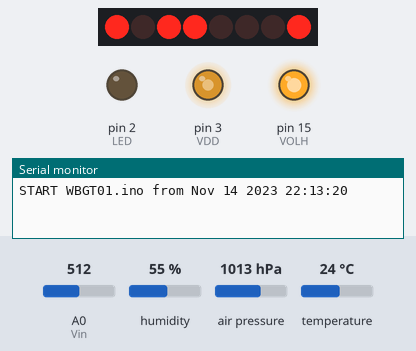
Simulated run of this sketch. Board: Arduino Nano, built with avr-gcc and run on an emulated ATmega328P. Parts: 8 port-expander outputs drawn as a row of LEDs (first output left, lit = HIGH), output pins drawn as LEDs (lit = HIGH), the last lines printed to the serial monitor. Wiring (inferred from the names in the program): PCF8574 port expander at I2C address 0x3E; BME280 sensor at I2C address 0x76. Wiring (inferred from the signals the program sends): row of LEDs: on Q0, Q1, Q2, Q3, Q4, Q5, Q6, Q7. Dashed ring = blinking. Inputs (shaded band) come from the test bench; at power-on: humidity 55 %, temperature 24 °C, A0 (Vin) = 512, air pressure 1013 hPa.

Above: at 2.1 s.
2.2 s: humidity set to 88 %
4.5 s: temperature set to 33 °C
At 4.96 s:
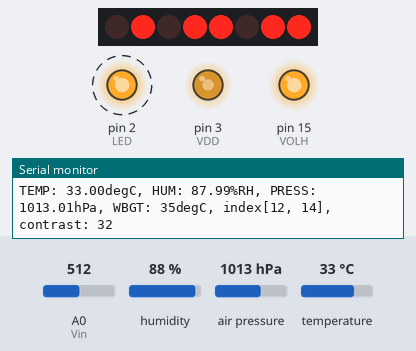
6.0 s: humidity set to 22 %
At 7.6 s:
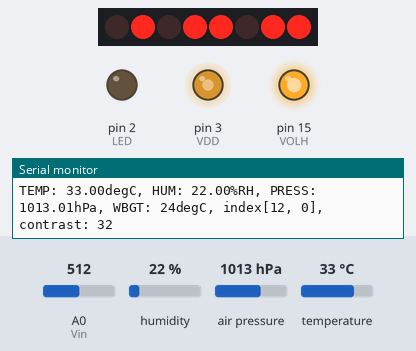
Timing chart, 0 to 13.5 s (numbered marks = the images above; inputs shaded):
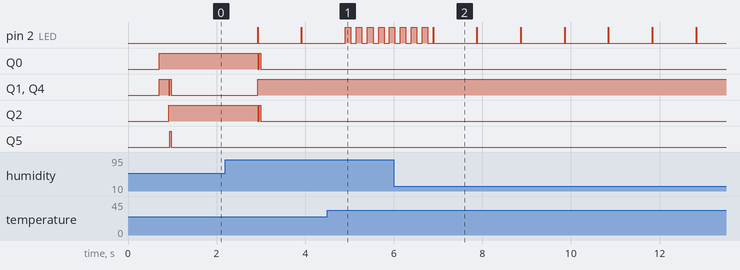

Measured:
- after the input at 4.5 s, pin 2 (LED): alternates HIGH for 0.13 s and LOW for 0.13 s, starting after 0.53 s
- by itself, pin 2 (LED): alternates HIGH for 0.01 s and LOW for 0.98 s

The sketch:

WBGT01.ino
```cpp
// BME280で測定した屋内の温湿度を元に暑さ指数WBGTを求め、秋月電子8x2LCDに表示する
// 2020/08/27 by パドラッパ (twitter: @pado3)
// 2020/08/30 LCDとBME280のVddをVcc固定から電圧可変にした（3.3V品はPWM=168）
// 2020/09/22 カラーLEDを点けるのに失敗。赤色LEDを13から移動して上半分で完結させた
// 参考:
// 屋内での暑さ指数（指針の図2） http://seikishou.jp/heatstroke.html
// 使用した旧Arduino nano https://www.switch-science.com/catalog/750/
// LCDの商品ページ・使い方 https://www.switch-science.com/catalog/1405/
// BME280の商品ページ・使い方 https://www.switch-science.com/catalog/2236/
#include <Wire.h>

// pin assign
#define LED   2     // LED @ D13 (2.2k)
#define VDD   3     // センサ・液晶用のVdd @ D3
#define Vin  14     // LCD VolumeのADC @ D14=A0
#define VOLH 15     // LCD VolumeのH側 @ D15=A1 (10k), LはGND直結
#define sdaPin 18   // Arduino A4
#define sclPin 19   // Arduino A5
// I2C addresses
#define LCDadr 0x3e // LCD address, fixed
#define BMEadr 0x76 // BME280 address, SDO:L

float Vdd_V = 3.3;  // センサ・液晶のVdd電圧 3.3V or 5.0V in typical
byte contrast = 10; // LCDコントラスト(0～63)、初期値10
boolean splash = false; // Indoor use message
unsigned long int hum_raw,temp_raw,pres_raw;
signed long int t_fine;
uint16_t dig_T1;
 int16_t dig_T2;
 int16_t dig_T3;
uint16_t dig_P1;
 int16_t dig_P2;
 int16_t dig_P3;

 int16_t dig_P4;
 int16_t dig_P5;
 int16_t dig_P6;
 int16_t dig_P7;
 int16_t dig_P8;
 int16_t dig_P9;
 int8_t  dig_H1;
 int16_t dig_H2;
 int8_t  dig_H3;
 int16_t dig_H4;
 int16_t dig_H5;
 int8_t  dig_H6;

void setup() {
  // Contrast reader setup
  pinMode(VDD,  OUTPUT);
  pinMode(VOLH, OUTPUT);
  pinMode(Vin,  INPUT);
  analogWrite(VDD, int(255*Vdd_V/5));    // LCDとBME280の電源電圧(value/255)*5V
  digitalWrite(VOLH, HIGH); // 5V
  contrast = analogRead(Vin) >> 4;  // ADC1024step ->4bit-> contrast64step

  // BME280 setup
  uint8_t osrs_t = 1;    // Temperature oversampling x 1
  uint8_t osrs_p = 1;    // Pressure oversampling x 1
  uint8_t osrs_h = 1;    // Humidity oversampling x 1
  uint8_t mode = 3;      // Normal mode
  uint8_t t_sb = 5;      // Tstandby 1000ms
  uint8_t filter = 0;    // Filter off
  uint8_t spi3w_en = 0;  // 3-wire SPI Disable
  uint8_t ctrl_meas_reg = (osrs_t << 5) | (osrs_p << 2) | mode;
  uint8_t config_reg    = (t_sb << 5) | (filter << 2) | spi3w_en;
  uint8_t ctrl_hum_reg  = osrs_h;
  Serial.begin(115200);
  delay(200);
  Serial.println();
  Serial.println(F("START " __FILE__ " from " __DATE__ " " __TIME__));

  Wire.begin();
  writeReg(0xF2,ctrl_hum_reg);
  writeReg(0xF4,ctrl_meas_reg);
  writeReg(0xF5,config_reg);
  readTrim();

  // LED setup
  pinMode(LED, OUTPUT);

  // LCD setup
  delay(500);
  lcd_cmd(0b00111000); // function set
  lcd_cmd(0b00111001); // function set
  lcd_cmd(0b00000100); // EntryModeSet
  lcd_cmd(0b00010100); // interval osc
  lcd_cmd(0b01110000 | (contrast & 0xF)); // contrast Low
  lcd_cmd(0b01011100 | ((contrast >> 4) & 0x3)); // contast High/icon/power
  lcd_cmd(0b01101100); // follower control
  delay(200);
  lcd_cmd(0b00111000); // function set
  lcd_cmd(0b00001100); // Display On
  lcd_cmd(0b00000001); // Clear Display
  delay(2);
}


void loop() {
  double temp_act = 0.0, press_act = 0.0, hum_act=0.0;
  signed long int temp_cal;
  unsigned long int press_cal, hum_cal;
  // 屋内専用であることのスプラッシュ表示 兼 BME280の初期化待ち
  if (!splash) {
    lcd_clear();
    lcd_setCursor(0, 0);
    lcd_printStr("WBGT use");
    lcd_setCursor(0, 1);
    lcd_printStr("  indoor");
    delay(2000);
    splash = true;
  }
  // BME280データの読み込み
  readData();
  // rawデータはreadData() の中で設定される
  temp_cal = calibration_T(temp_raw);
  hum_cal = calibration_H(hum_raw);
  press_cal = calibration_P(pres_raw);
  temp_act = (double)temp_cal / 100.0;
  hum_act = (double)hum_cal / 1024.0;
  press_act = (double)press_cal / 100.0;
  // WBGT計算のデバッグ用
  // temp_act = 40.0;
  // hum_act  = 99.0;
  // calc WBGT
  int W = calcWBGT(temp_act, hum_act);
  // シリアルモニタで確認できるようにしておく
  Serial.print("TEMP: ");
  Serial.print(temp_act);
  Serial.print("degC, HUM: ");
  Serial.print(hum_act);
  Serial.print("%RH, PRESS: ");
  Serial.print(press_act);
  Serial.print("hPa, WBGT: ");
  Serial.print(W);
  Serial.print("degC, index[");
  Serial.print(round(temp_act - 21));
  Serial.print(", ");
  Serial.print(round((hum_act - 20)/5));
  Serial.print("], contrast: ");
  Serial.println(contrast);
  // ここから表示
  lcd_clear();
  // WBGT
  lcd_setCursor(0, 0);
  lcd_printStr("WBGT ");
  if (W < 15) {
    lcd_printStr("--");
  } else {
    lcd_printInt(W);
  }
  lcd_printStr("C");
  // 温湿度
  char tmp[16];
  char hum[16];
  dtostrf(temp_act, 4, 1, tmp);
  dtostrf(hum_act, 2, 0, hum);
  lcd_setCursor(0, 1);
  lcd_printStr(tmp);
  lcd_printStr("C");
  lcd_printStr(hum);
  lcd_printStr("%");
  // LEDを同期点滅。危険のW>31で激しく点滅
  // ざっくり1秒ループにする。センサ読み込みが20msecぐらい。
  digitalWrite(LED, HIGH);  // ON
  if (W >= 31) {
    for (int i=0; i<3; i++) {
      delay(125);
      digitalWrite(LED, LOW);   // OFF
      delay(125);
      digitalWrite(LED, HIGH);  // ON
    }
    delay(125);
    digitalWrite(LED, LOW);   // OFF
    delay(105);
  } else {
    delay(10);
    digitalWrite(LED, LOW);   // OFF
    delay(970);
  }
  // コントラスト設定値をシリアルコンソールで確認する用。設定はリセット時のみ。
  contrast = analogRead(Vin) >> 4;
}

int calcWBGT(double temp, double hum) {
  // 上から下:21-40°C, 左から右:5ステップで20-100%RH
  int wbgt[20][17] = {
    {15,15,16,16,17,17,18,19,19,20,20,21,21,22,23,23,24},
    {15,16,17,17,18,18,19,19,20,21,21,22,22,23,24,24,25},
    {16,17,17,18,19,19,20,20,21,22,22,23,23,24,25,25,26},
    {17,18,18,19,19,20,21,21,22,22,23,24,24,25,26,26,27},
    {18,18,19,20,20,21,22,22,23,23,24,25,25,26,27,27,28},
    {18,19,20,20,21,22,22,23,24,24,25,26,26,27,28,28,29},
    {19,20,21,21,22,23,23,24,25,25,26,27,27,28,29,29,30},
    {20,21,21,22,23,23,24,25,25,26,27,28,28,29,30,30,31},
    {21,21,22,23,24,24,25,26,26,27,28,29,29,30,31,31,32},
    {21,22,23,24,24,25,26,27,27,28,29,29,30,31,32,32,33},
    {22,23,24,24,25,26,27,27,28,29,30,30,31,32,33,33,34},
    {23,24,25,25,26,27,28,28,29,30,31,31,32,33,34,34,35},
    {24,25,25,26,27,28,28,29,30,31,32,32,33,34,35,35,36},
    {25,25,26,27,28,29,29,30,31,32,33,33,34,35,36,37,37},
    {25,26,27,28,29,29,30,31,32,33,33,34,35,36,37,38,38},
    {26,27,28,29,29,30,31,32,33,34,34,35,36,37,38,39,39},
    {27,28,29,29,30,31,32,33,34,35,35,36,37,38,39,40,41},
    {28,28,29,30,31,32,33,34,35,35,36,37,38,39,40,41,42},
    {28,29,30,31,32,33,34,35,35,36,37,38,39,40,41,42,43},
    {29,30,31,32,33,34,35,35,36,37,38,39,40,41,42,43,44}
  };
  // 温湿度の値からインデックス値を得る
  int t = round(temp - 21);
  int h = round((hum - 20)/5);
  // WBGT初期値
  int W = 0;
  // インデックス圏外のときは初期値のまま戻す
  if (t<0)   return W;
  if (t>=20) return W;
  if (h<0)   return W;
  if (h>=17) return W;
  // ここまできたらWBGTを求めて返す
  W = wbgt[t][h];
  return W;
}

// ここからBME280関係の関数
void readTrim() {
  uint8_t data[32],i=0;
  Wire.beginTransmission(BMEadr);
  Wire.write(0x88);
  Wire.endTransmission();
  Wire.requestFrom(BMEadr,24);
  while(Wire.available()){
    data[i] = Wire.read();
    i++;
  }

  Wire.beginTransmission(BMEadr);
  Wire.write(0xA1);
  Wire.endTransmission();
  Wire.requestFrom(BMEadr,1);
  data[i] = Wire.read();
  i++;

  Wire.beginTransmission(BMEadr);
  Wire.write(0xE1);
  Wire.endTransmission();
  Wire.requestFrom(BMEadr,7);
  while(Wire.available()){
    data[i] = Wire.read();
    i++;
  }
  dig_T1 = (data[1] << 8) | data[0];
  dig_T2 = (data[3] << 8) | data[2];
  dig_T3 = (data[5] << 8) | data[4];
  dig_P1 = (data[7] << 8) | data[6];
  dig_P2 = (data[9] << 8) | data[8];
  dig_P3 = (data[11]<< 8) | data[10];
  dig_P4 = (data[13]<< 8) | data[12];
  dig_P5 = (data[15]<< 8) | data[14];
  dig_P6 = (data[17]<< 8) | data[16];
  dig_P7 = (data[19]<< 8) | data[18];
  dig_P8 = (data[21]<< 8) | data[20];
  dig_P9 = (data[23]<< 8) | data[22];
  dig_H1 = data[24];
  dig_H2 = (data[26]<< 8) | data[25];
  dig_H3 = data[27];
  dig_H4 = (data[28]<< 4) | (0x0F & data[29]);
  dig_H5 = (data[30] << 4) | ((data[29] >> 4) & 0x0F);
  dig_H6 = data[31];
}

void writeReg(uint8_t reg_address, uint8_t data) {
  Wire.beginTransmission(BMEadr);
  Wire.write(reg_address);
  Wire.write(data);
  Wire.endTransmission();
}

void readData() {
  int i = 0;
  uint32_t data[8];
  Wire.beginTransmission(BMEadr);
  Wire.write(0xF7);
  Wire.endTransmission();
  Wire.requestFrom(BMEadr,8);
  while(Wire.available()){
    data[i] = Wire.read();
    i++;
  }
  pres_raw = (data[0] << 12) | (data[1] << 4) | (data[2] >> 4);
  temp_raw = (data[3] << 12) | (data[4] << 4) | (data[5] >> 4);
  hum_raw  = (data[6] << 8) | data[7];
}

signed long int calibration_T(signed long int adc_T) {
  signed long int var1, var2, T;
  var1 = ((((adc_T >> 3) - ((signed long int)dig_T1<<1))) * ((signed long int)dig_T2)) >> 11;
  var2 = (((((adc_T >> 4) - ((signed long int)dig_T1)) * ((adc_T>>4) - ((signed long int)dig_T1))) >> 12) * ((signed long int)dig_T3)) >> 14;

  t_fine = var1 + var2;
  T = (t_fine * 5 + 128) >> 8;
  return T;
}

unsigned long int calibration_P(signed long int adc_P) {
  signed long int var1, var2;
  unsigned long int P;
  var1 = (((signed long int)t_fine)>>1) - (signed long int)64000;
  var2 = (((var1>>2) * (var1>>2)) >> 11) * ((signed long int)dig_P6);
  var2 = var2 + ((var1*((signed long int)dig_P5))<<1);
  var2 = (var2>>2)+(((signed long int)dig_P4)<<16);
  var1 = (((dig_P3 * (((var1>>2)*(var1>>2)) >> 13)) >>3) + ((((signed long int)dig_P2) * var1)>>1))>>18;
  var1 = ((((32768+var1))*((signed long int)dig_P1))>>15);
  if (var1 == 0)
  {
    return 0;
  }
  P = (((unsigned long int)(((signed long int)1048576)-adc_P)-(var2>>12)))*3125;
  if(P<0x80000000)
  {
     P = (P << 1) / ((unsigned long int) var1);
  }
  else
  {
    P = (P / (unsigned long int)var1) * 2;
  }
  var1 = (((signed long int)dig_P9) * ((signed long int)(((P>>3) * (P>>3))>>13)))>>12;
  var2 = (((signed long int)(P>>2)) * ((signed long int)dig_P8))>>13;
  P = (unsigned long int)((signed long int)P + ((var1 + var2 + dig_P7) >> 4));
  return P;
}

unsigned long int calibration_H(signed long int adc_H) {
  signed long int v_x1;
  v_x1 = (t_fine - ((signed long int)76800));
  v_x1 = (((((adc_H << 14) -(((signed long int)dig_H4) << 20) - (((signed long int)dig_H5) * v_x1)) +
        ((signed long int)16384)) >> 15) * (((((((v_x1 * ((signed long int)dig_H6)) >> 10) *
        (((v_x1 * ((signed long int)dig_H3)) >> 11) + ((signed long int) 32768))) >> 10) + (( signed long int)2097152)) *
        ((signed long int) dig_H2) + 8192) >> 14));
   v_x1 = (v_x1 - (((((v_x1 >> 15) * (v_x1 >> 15)) >> 7) * ((signed long int)dig_H1)) >> 4));
   v_x1 = (v_x1 < 0 ? 0 : v_x1);
   v_x1 = (v_x1 > 419430400 ? 419430400 : v_x1);
   return (unsigned long int)(v_x1 >> 12);
}

// ここからLCD関係の関数
void lcd_cmd(byte x) {
  Wire.beginTransmission(LCDadr);
  Wire.write(0b00000000); // CO = 0,RS = 0
  Wire.write(x);
  Wire.endTransmission();
}

void lcd_clear() {
  lcd_cmd(0b00000001);
}

void lcd_contdata(byte x) {
  Wire.write(0b11000000); // CO = 1, RS = 1
  Wire.write(x);
}

void lcd_lastdata(byte x) {
  Wire.write(0b01000000); // CO = 0, RS = 1
  Wire.write(x);
}

// 文字の表示
void lcd_printStr(const char *s) {
  Wire.beginTransmission(LCDadr);
  while (*s) {
    if (*(s + 1)) {
      lcd_contdata(*s);
    } else {
      lcd_lastdata(*s);
    }
    s++;
  }
  Wire.endTransmission();
}

// 整数の表示
void lcd_printInt(int num) {
  char int2str[10];
  sprintf(int2str,"%d",num);
  lcd_printStr(int2str);
}

// 表示位置の指定
void lcd_setCursor(byte x, byte y) {
  lcd_cmd(0x80 | (y * 0x40 + x));
}
```
